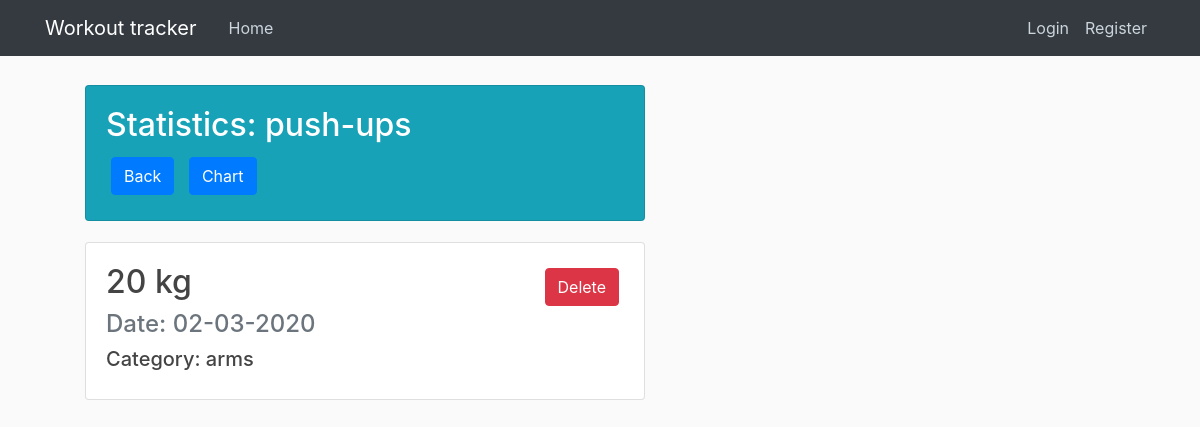
Page /stats/push-ups on the committed database.
### workout_tracker/models.py (models this page shows, shortened)
class Post(db.Model):
    id = db.Column(db.Integer, primary_key=True)
    exercise = db.Column(db.String(20), nullable=False)
    weight = db.Column(db.Integer, nullable=False)
    category = db.Column(db.String(20))
    date_posted = db.Column(db.DateTime, default=datetime.utcnow)
    user_id = db.Column(db.Integer, db.ForeignKey('user.id'), nullable=False)

### workout_tracker/routes.py (the view)
@app.route("/stats/<string:exercise>")
def stats(exercise):
    posts = Post.query.filter_by(exercise = exercise)
    return render_template('stats.html', legend = exercise, posts=posts)

### workout_tracker/templates/stats.html
{% extends "layout.html" %}
{% block content %}
<div class="card text-white bg-info mb-3 w-50">
    <div class="card-body">
    <h2 class="text-white">Statistics: {{ legend }} </h2>
    <button type="button" class="btn btn-primary" onclick="window.location.href='/home';">Back</button>
    <button type="button" class="btn btn-primary" onclick="window.location.href='{{ url_for('exchart', exercise = legend ) }}';">Chart</button>
    </div>
</div>
    <br>
    {% for post in posts %}
    <div class="card w-50">
        <div class="card-body">
            <div>
                <form action="{{ url_for('stat_delete', post_id=post.id) }}" method="POST">
                    <input type="submit" class="btn btn-danger float-right" value="Delete">
                </form>
            </div>
            <h2 class="card-text">{{ post.weight }} kg</h2>
            <h4 class="text-muted">Date: {{ post.date_posted.strftime('%d-%m-%Y') }}</h4>
            <h5 class="text-sm-left">Category: {{ post.category }}</h5>
        </div>
    </div>
{% endfor %}
{% endblock content %}

### workout_tracker/static/main.css (style rules this page uses)
body { background: #fafafa; color: #333333; margin-top: 5rem; margin-left: 5rem; margin-bottom: 5rem; }
.card { display:inline-block; margin: 5px; }
.btn { margin: 5px; }
h1, h2, h3, h4, h5, h6 { color: #444444; }

### rows in the picture
Post: exercise "push-ups", weight "20", date_posted "02-03-2020", category "arms"
